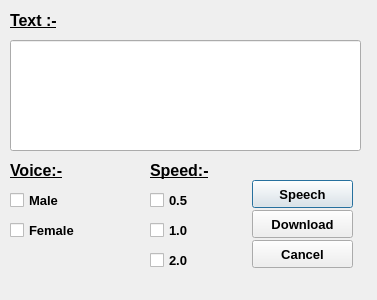
<?xml version="1.0" encoding="UTF-8"?>
<ui version="4.0">
 <class>Dialog</class>
 <widget class="QDialog" name="Dialog">
  <property name="geometry">
   <rect>
    <x>0</x>
    <y>0</y>
    <width>377</width>
    <height>300</height>
   </rect>
  </property>
  <property name="windowTitle">
   <string>Text-To-Speech</string>
  </property>
  <property name="windowIcon">
   <iconset>
    <normaloff>../icons/Iconspeak.png</normaloff>../icons/Iconspeak.png</iconset>
  </property>
  <widget class="QLabel" name="text_label">
   <property name="geometry">
    <rect>
     <x>10</x>
     <y>10</y>
     <width>71</width>
     <height>21</height>
    </rect>
   </property>
   <property name="font">
    <font>
     <pointsize>12</pointsize>
     <weight>75</weight>
     <bold>true</bold>
     <underline>true</underline>
    </font>
   </property>
   <property name="text">
    <string>Text :-</string>
   </property>
  </widget>
  <widget class="QLineEdit" name="textbox">
   <property name="geometry">
    <rect>
     <x>10</x>
     <y>40</y>
     <width>351</width>
     <height>111</height>
    </rect>
   </property>
   <property name="alignment">
    <set>Qt::AlignLeading|Qt::AlignLeft|Qt::AlignTop</set>
   </property>
  </widget>
  <widget class="QLabel" name="voice_label">
   <property name="geometry">
    <rect>
     <x>10</x>
     <y>160</y>
     <width>71</width>
     <height>21</height>
    </rect>
   </property>
   <property name="font">
    <font>
     <pointsize>12</pointsize>
     <weight>75</weight>
     <bold>true</bold>
     <underline>true</underline>
    </font>
   </property>
   <property name="text">
    <string>Voice:-</string>
   </property>
  </widget>
  <widget class="QLabel" name="speed_label">
   <property name="geometry">
    <rect>
     <x>150</x>
     <y>160</y>
     <width>81</width>
     <height>21</height>
    </rect>
   </property>
   <property name="font">
    <font>
     <pointsize>12</pointsize>
     <weight>75</weight>
     <bold>true</bold>
     <underline>true</underline>
    </font>
   </property>
   <property name="text">
    <string>Speed:-</string>
   </property>
  </widget>
  <widget class="QCheckBox" name="slow_spd">
   <property name="geometry">
    <rect>
     <x>150</x>
     <y>190</y>
     <width>81</width>
     <height>20</height>
    </rect>
   </property>
   <property name="font">
    <font>
     <pointsize>10</pointsize>
     <weight>75</weight>
     <bold>true</bold>
    </font>
   </property>
   <property name="text">
    <string>0.5</string>
   </property>
  </widget>
  <widget class="QCheckBox" name="normal_spd">
   <property name="geometry">
    <rect>
     <x>150</x>
     <y>220</y>
     <width>61</width>
     <height>20</height>
    </rect>
   </property>
   <property name="font">
    <font>
     <pointsize>10</pointsize>
     <weight>75</weight>
     <bold>true</bold>
    </font>
   </property>
   <property name="text">
    <string>1.0</string>
   </property>
  </widget>
  <widget class="QCheckBox" name="fast_spd">
   <property name="geometry">
    <rect>
     <x>150</x>
     <y>250</y>
     <width>81</width>
     <height>20</height>
    </rect>
   </property>
   <property name="font">
    <font>
     <pointsize>10</pointsize>
     <weight>75</weight>
     <bold>true</bold>
    </font>
   </property>
   <property name="text">
    <string>2.0</string>
   </property>
  </widget>
  <widget class="QPushButton" name="speech_btn">
   <property name="geometry">
    <rect>
     <x>252</x>
     <y>180</y>
     <width>101</width>
     <height>28</height>
    </rect>
   </property>
   <property name="font">
    <font>
     <pointsize>10</pointsize>
     <weight>75</weight>
     <bold>true</bold>
    </font>
   </property>
   <property name="text">
    <string>Speech</string>
   </property>
  </widget>
  <widget class="QPushButton" name="download_btn">
   <property name="geometry">
    <rect>
     <x>252</x>
     <y>210</y>
     <width>101</width>
     <height>28</height>
    </rect>
   </property>
   <property name="font">
    <font>
     <pointsize>10</pointsize>
     <weight>75</weight>
     <bold>true</bold>
    </font>
   </property>
   <property name="text">
    <string>Download</string>
   </property>
  </widget>
  <widget class="QPushButton" name="cncl_btn">
   <property name="geometry">
    <rect>
     <x>252</x>
     <y>240</y>
     <width>101</width>
     <height>28</height>
    </rect>
   </property>
   <property name="font">
    <font>
     <pointsize>10</pointsize>
     <weight>75</weight>
     <bold>true</bold>
    </font>
   </property>
   <property name="text">
    <string>Cancel</string>
   </property>
  </widget>
  <widget class="QCheckBox" name="male">
   <property name="geometry">
    <rect>
     <x>10</x>
     <y>190</y>
     <width>95</width>
     <height>20</height>
    </rect>
   </property>
   <property name="font">
    <font>
     <pointsize>10</pointsize>
     <weight>75</weight>
     <bold>true</bold>
    </font>
   </property>
   <property name="text">
    <string>Male</string>
   </property>
  </widget>
  <widget class="QCheckBox" name="female">
   <property name="geometry">
    <rect>
     <x>10</x>
     <y>220</y>
     <width>95</width>
     <height>20</height>
    </rect>
   </property>
   <property name="font">
    <font>
     <pointsize>10</pointsize>
     <weight>75</weight>
     <bold>true</bold>
    </font>
   </property>
   <property name="text">
    <string>Female</string>
   </property>
  </widget>
 </widget>
 <resources/>
 <connections/>
</ui>
